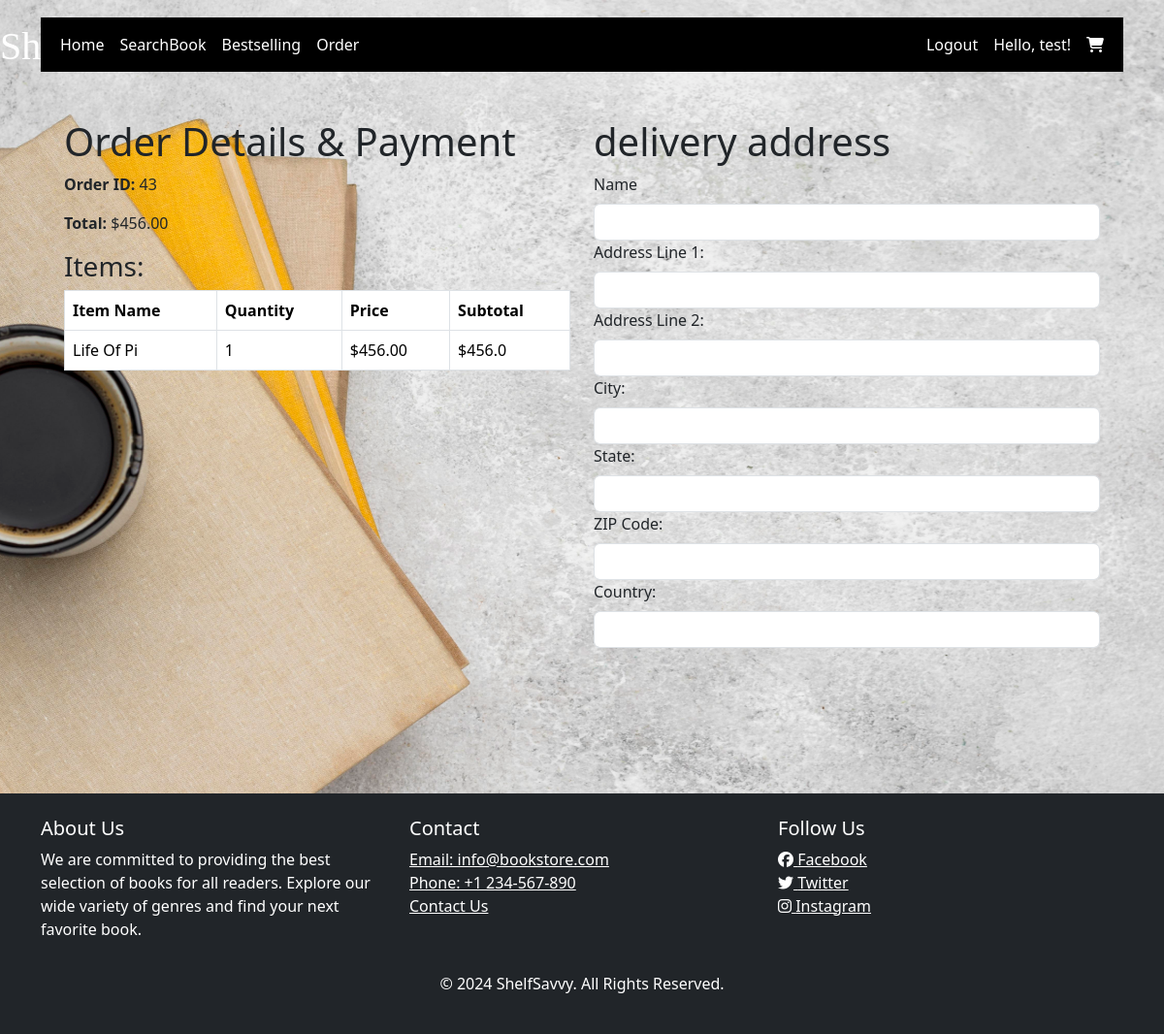
Screenshot of /order/payment/43/ (signed in) with the database file from the repository.
### orders/models.py (models this page shows, shortened)
class Order(models.Model):
    user = models.ForeignKey(User, on_delete=models.CASCADE)
    total = models.DecimalField(max_digits=10, decimal_places=2)
    created_at = models.DateTimeField(auto_now_add=True)
    is_paid = models.BooleanField(default=False)
    STATUS_CHOICES = [
        ('processed', 'Processed'),
        ('shipped', 'Shipped'),
        ('out_for_delivery', 'Out for Delivery'),
        ('delivered', 'Delivered'),
    ]
    status = models.CharField(max_length=20, choices=STATUS_CHOICES, default='processed')
    processed_at = models.DateTimeField(null=True, blank=True)
    shipped_at = models.DateTimeField(null=True, blank=True)
    out_for_delivery_at = models.DateTimeField(null=True, blank=True)
    delivered_at = models.DateTimeField(null=True, blank=True)

class OrderItem(models.Model):
    order = models.ForeignKey(Order, on_delete=models.CASCADE, related_name='items')
    product = models.ForeignKey(Product, on_delete=models.CASCADE)
    quantity = models.PositiveIntegerField()
    price = models.DecimalField(max_digits=10, decimal_places=2)

### store/models.py (models this page shows, shortened)
class Product(models.Model):
    title =models.CharField(max_length=255,unique=True)
    author=models.CharField(max_length=255)
    description=models.TextField()
    isbn=models.CharField(max_length=255)
    price=models.FloatField()
    category=models.ForeignKey(Category, on_delete=models.CASCADE)
    coverType=models.ForeignKey(CoverType, on_delete=models.CASCADE)
    image=models.ImageField(upload_to='product_images/',null=True,blank=True)

### orders/views.py (the view, shortened to what this page needs)
# urls.py: path('payment/<int:order_id>/', payment, name='payment'),
@login_required
def payment(request, order_id):
    order = Order.objects.get(id=order_id, user=request.user)
    context={
        'order':order,
        'stripe_public_key': settings.STRIPE_PUBLIC_KEY,
    }
    return render(request, 'orders/payment.html',context)

### orders/templatetags/custom_filters.py (called while the page is built)
@register.filter
def multiply(value, arg):
    try:
        return float(value) * float(arg)
    except (ValueError, TypeError):
        return 0

### templates/orders/payment.html (shortened to what this page needs)
{% extends 'base/base.html' %}
{% load custom_filters %}
{% block content %}
<div class="container mt-4">
    <div class="row">
        <div class="col-md-6">
            <h1>Order Details & Payment</h1>
            <p><strong>Order ID:</strong> {{ order.id }}</p>
            <p><strong>Total:</strong> ${{ order.total }}</p>
            <h3>Items:</h3>
            <table class="table table-bordered">
                <thead>
                    <tr>
                        <th>Item Name</th>
                        <th>Quantity</th>
                        <th>Price</th>
                        <th>Subtotal</th>
                    </tr>
                </thead>
                <tbody>
                    {% for item in order.items.all %}
                    <tr>
                        <td>{{ item.product.title }}</td>
                        <td>{{ item.quantity }}</td>
                        <td>${{ item.price }}</td>
                        <td>${{ item.quantity|multiply:item.price }}</td>
                    </tr>
                    {% endfor %}
                </tbody>
            </table>
        </div>
        <div class="col-md-6">
            <form method="POST" id="payment-form">
                <h1>delivery address</h1>
                <div class="form-group">
                    <label for="name" class="form-label">Name</label>
                    <input type="text" class="form-control" name="name" id="name" required>
                </div>
                <div class="form-group">
                    <label for="address-line1" class="form-label">Address Line 1:</label>
                    <input type="text" class="form-control" name="address_line1" id="address-line1" required>
                </div>
                <div class="form-group">
                    <label for="address-line2" class="form-label">Address Line 2:</label>
                    <input type="text" class="form-control" name="address_line2" id="address-line2">
                </div>
                <div class="form-group">
                    <label for="city" class="form-label">City:</label>
                    <input type="text" class="form-control" name="city" id="city" required>
                </div>
                <div class="form-group">
                    <label for="state" class="form-label">State:</label>
                    <input type="text" class="form-control" name="state" id="state" required>
                </div>
                <div class="form-group">
                    <label for="zip" class="form-label">ZIP Code:</label>
                    <input type="text" class="form-control" name="zip" id="zip" required>
                </div>
                <div class="form-group">
                    <label for="country" class="form-label">Country:</label>
                    <input type="text" class="form-control" name="country" id="country" required>
                </div>
                <br/>
            </form>
        </div>
    </div>
</div>
{% endblock %}

### templates/base/base.html (shortened to what this page needs)
<!DOCTYPE html>
<html lang="en">
<head>
  {% load django_bootstrap5 %}
  {% bootstrap_css %}
  {% load static %}
  <link rel="stylesheet" href="https://cdnjs.cloudflare.com/ajax/libs/font-awesome/6.5.1/css/all.min.css">
  <link href="https://cdn.jsdelivr.net/npm/bootstrap-icons/font/bootstrap-icons.css" rel="stylesheet">
  <link rel="stylesheet" type="text/css" href="https://cdn.jsdelivr.net/npm/slick-carousel@1.8.1/slick/slick.css" />
  <link rel="stylesheet" type="text/css"
    href="https://cdn.jsdelivr.net/npm/slick-carousel@1.8.1/slick/slick-theme.css" />
</head>
<body>
  <aside class="mt-4 d-flex justify-content-between align-items-center" style="margin-bottom: -5.4rem; margin-top: 11px;">
    <div style="display: flex; align-items: center;">
      <h1 style="display: inline-block; font-family: 'Pacifico', cursive; font-size: 2.5rem; color: #fff; margin-right: 10px;">ShelfSavvy</h1>
    </div>
</aside>
  <div class="container mt-4">
    <nav class="navbar navbar-expand-lg navbar-light bg-black">
      <div class="container-fluid">
        <div class="collapse navbar-collapse" id="navbarNavDropdown">
          <ul class="navbar-nav">
            <li class="nav-item active">
              <a class="nav-link text-white" href="{% url 'home' %}">Home</a>
            </li>
            <li class="nav-item">
              <a class="nav-link text-white" href="{% url 'search_books' %}">SearchBook</a>
            </li>
            <li class="nav-item">
              <a class="nav-link text-white" href="{% url 'orders:most_sold_book' %}">Bestselling</a>
            </li>
            <li class="nav-item">
              <a class="nav-link text-white" href="{% url 'orders:show_order' %}">Order</a>
            </li>
          </ul>
        </div>
        <ul class="navbar-nav ms-auto">
          {% if user.is_authenticated %}
          <li class="nav-item">
            <a class="nav-link text-white" href="{% url 'logout' %}">Logout</a>
          </li>
          <li class="nav-item">
            <span class="nav-link text-white">Hello, {{ user.username }}!</span>
          </li>
          <li class="nav-item">
            <a class="nav-link text-white" href="{% url 'show_cart' %}">
              <i class="fas fa-shopping-cart"></i>
            </a>
          </li>
          {% endif %}
        </ul>
      </div>
    </nav>
    <div class="container mt-4">
      {% block content %} {% endblock %}
    </div>
  </div>
  <footer class="bg-dark text-white py-4">
    <div class="container">
      <div class="row">
        <div class="col-md-4">
          <h5>About Us</h5>
          <p>We are committed to providing the best selection of books for all readers. Explore our wide variety of
            genres and find your next favorite book.</p>
        </div>
        <div class="col-md-4">
          <h5>Contact</h5>
          <ul class="list-unstyled">
            <li><a href="mailto:info@bookstore.com" class="text-white">Email: info@bookstore.com</a></li>
            <li><a href="tel:+1234567890" class="text-white">Phone: +1 234-567-890</a></li>
            <li><a class="text-white">Contact Us</a></li>
          </ul>
        </div>
        <div class="col-md-4">
          <h5>Follow Us</h5>
          <ul class="list-unstyled">
            <li><a href="https://www.facebook.com" target="_blank" class="text-white"><i class="fab fa-facebook"></i>
                Facebook</a></li>
            <li><a href="https://twitter.com" target="_blank" class="text-white"><i class="fab fa-twitter"></i>
                Twitter</a></li>
            <li><a href="https://www.instagram.com" target="_blank" class="text-white"><i class="fab fa-instagram"></i>
                Instagram</a></li>
          </ul>
        </div>
      </div>
    </div>
    <div class="text-center mt-3">
      <p>&copy; 2024 ShelfSavvy. All Rights Reserved.</p>
    </div>
  </footer>
</body>
</html>

### rows the page displays
Order: id "43", total "456.00"
OrderItem: product "Life Of Pi", quantity "1", price "456.00", quantity|multiply "456.0"

### other values shown
{{ user.username }} "test"
